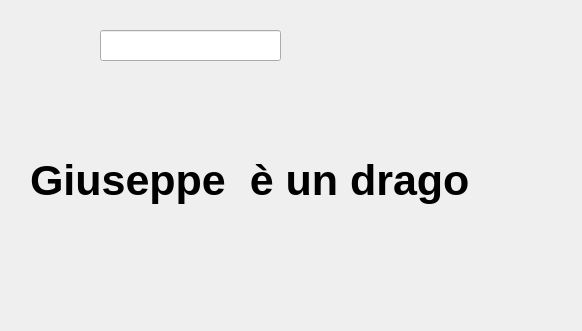
<?xml version="1.0" encoding="UTF-8"?>
<ui version="4.0">
 <class>Dialog</class>
 <widget class="QDialog" name="Dialog">
  <property name="geometry">
   <rect>
    <x>0</x>
    <y>0</y>
    <width>582</width>
    <height>331</height>
   </rect>
  </property>
  <property name="font">
   <font>
    <weight>75</weight>
    <bold>true</bold>
   </font>
  </property>
  <property name="windowTitle">
   <string>Dialog</string>
  </property>
  <widget class="QLabel" name="label">
   <property name="geometry">
    <rect>
     <x>30</x>
     <y>50</y>
     <width>441</width>
     <height>261</height>
    </rect>
   </property>
   <property name="font">
    <font>
     <pointsize>32</pointsize>
    </font>
   </property>
   <property name="text">
    <string>Giuseppe  è un drago</string>
   </property>
  </widget>
  <widget class="QLineEdit" name="textArea">
   <property name="geometry">
    <rect>
     <x>100</x>
     <y>30</y>
     <width>181</width>
     <height>31</height>
    </rect>
   </property>
  </widget>
 </widget>
 <resources/>
 <connections/>
</ui>
